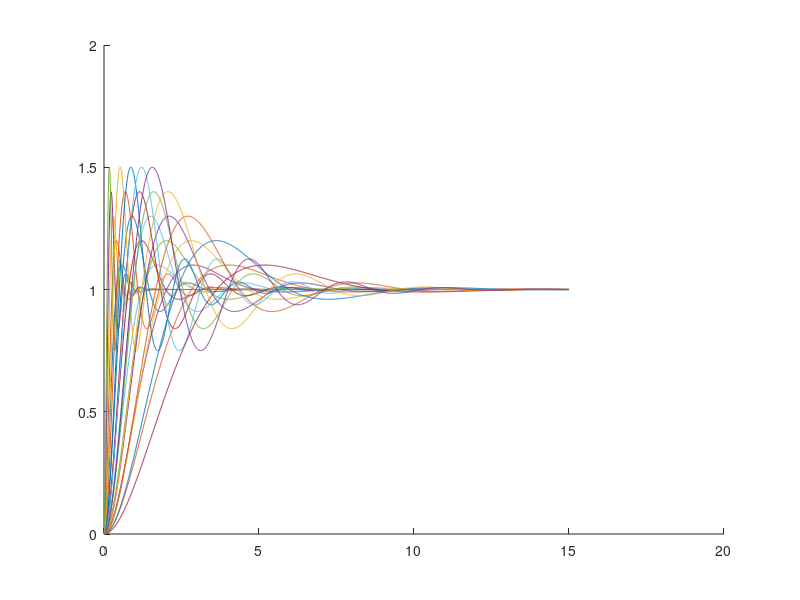

MATLAB code for this plot:
clear all; close all; clc
Ts=1:2:10;
for i=1:length(Ts)
OS=10:10:50;
for j=1:length(OS)
z=-log(OS(j)/100)/(pi^2+(log(OS(j)/100))^2)^0.5;
w=4/(z*Ts(i));
T=tf(w^2,[1,2*z*w,w^2]);
t=0:.005:15;
u=ones(size(t));
y=lsim(T,u,t);
hold on
plot(t,y)
end
end
